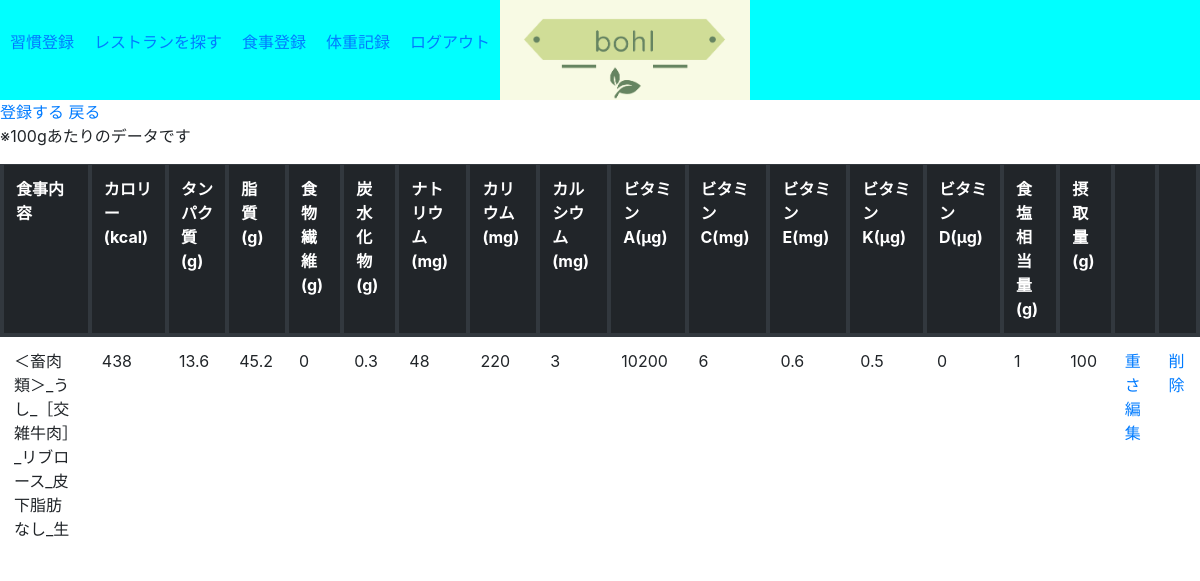
Page /meals/ (signed in) on the earlier database version.
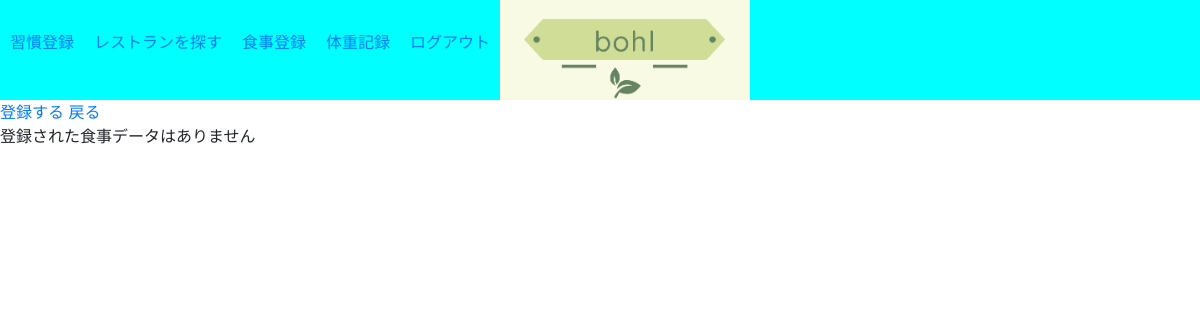
Same page on the later database version.
### star_app/models.py (models this page shows)
class Meal(models.Model):
    created_at = models.DateTimeField(auto_now_add=True)
    user_id = models.IntegerField(null=True)
    calcium = models.CharField(max_length=100)
    calorie = models.CharField(max_length=100)
    carbohydrate = models.CharField(max_length=100)
    dietary_fiber = models.CharField(max_length=100)
    fat = models.CharField(max_length=100)
    food_id = models.CharField(max_length=100)
    food_name = models.CharField(max_length=300)
    potassium = models.CharField(max_length=100)
    protein = models.CharField(max_length=100)
    salt = models.CharField(max_length=100)
    sodium = models.CharField(max_length=100)
    vitamin_a = models.CharField(max_length=100)
    vitamin_c = models.CharField(max_length=100)
    vitamin_d = models.CharField(max_length=100)
    vitamin_e = models.CharField(max_length=100)
    vitamin_k = models.CharField(max_length=100)
    weight = models.IntegerField(validators=[MinValueValidator(0)],default=100)

### star_app/views.py (the view)
# urls.py: path('meals/', views.meals, name='meals'),
@login_required
def meals(request):
    meal = Meal.objects.filter(user_id=request.user.id).all()
    if len(meal)!=0:
        meal = meal
    else:
        meal = None
    return render(request,'star_app/meal.html',context={'meal':meal})

### star_app/templates/star_app/meal.html (shortened to what this page needs)
{% extends "base.html" %}
{% block content %}
<a href="{% url 'meals_page' %}">登録する</a>
<a href="{% url 'index' %}">戻る</a>
<div class ="meals">
  <table class ="table table-striped">
  {% if meal == None %}
  <p>登録された食事データはありません</p>
  {% else %}
  <p>※100gあたりのデータです</p>
  <tr class ="thead-dark">
  <th>食事内容</th>
  <th>カロリー(kcal)</th>
  <th>タンパク質(g)</th>
  <th>脂質(g)</th>
  <th>食物繊維(g)</th>
  <th>炭水化物(g)</th>
  <th>ナトリウム(mg)</th>
  <th>カリウム(mg)</th>
  <th>カルシウム(mg)</th>
  <th>ビタミンA(μg)</th>
  <th>ビタミンC(mg)</th>
  <th>ビタミンE(mg)</th>
  <th>ビタミンK(μg)</th>
  <th>ビタミンD(μg)</th>
  <th>食塩相当量(g)</th>
  <th>摂取量(g)</th>
  <th></th>
  <th></th>
  </tr>
  {% endif %}
  {% for item in meal %}
    <tr>
    <td>{{ item.food_name }}</td>
    <td>{{ item.calorie }}</td>
    <td>{{ item.protein }}</td>
    <td>{{ item.fat }}</td>
    <td>{{ item.dietary_fiber }}</td>
    <td>{{ item.carbohydrate }}</td>
    <td>{{ item.sodium }}</td>
    <td>{{ item.potassium }}</td>
    <td>{{ item.calcium }}</td>
    <td>{{ item.vitamin_a }}</td>
    <td>{{ item.vitamin_c }}</td>
    <td>{{ item.vitamin_e }}</td>
    <td>{{ item.vitamin_k }}</td>
    <td>{{ item.vitamin_d }}</td>
    <td>{{ item.salt }}</td>
    <td>{{ item.weight }}</td>
    <td><a href="{% url 'weight' item.id %}">重さ編集</a>
    </td>
    <td><a href="{% url 'deletemeal' item.id %}">削除</a></td>
    </tr>
   {% endfor %}
</div>
{% endblock %}

Differences in the rows shown:
removed Meal: food_name "＜畜肉類＞_うし_［交雑牛肉］_リブロース_皮下脂肪なし_生", calorie "438", protein "13.6", fat "45.2", dietary_fiber "0", carbohydrate "0.3", sodium "48", potassium "220", calcium "3", vitamin_a "10200", vitamin_c "6", vitamin_e "0.6", vitamin_k "0.5", vitamin_d "0", salt "1", weight "100"
Other differences:
text no longer shown: "※100gあたりのデータです 食事内容 カロリー(kcal) タンパク質(g) 脂質(g) 食物繊維(g) 炭水化物(g) ナトリウム(mg) カリウム(mg) カルシウム(mg) ビタミンA(μg) ビタミンC(mg) ビタミンE(mg) ビタミンK(μg) ビタミンD(μg) 食塩相当量(g) 摂取量(g)"
text now shown: "登録された食事データはありません"
